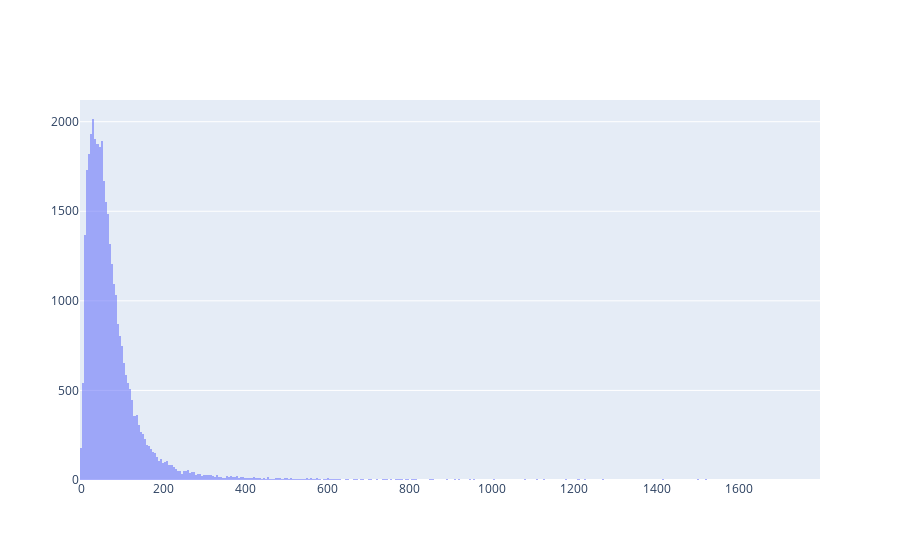

This figure's notebook cell:
### Markdown cell above
### Average readtime per session

### Code cell
# For each session, what was the average readtimes

## Average readtime per session
avg_read_times = df.groupby(by ='session_id')['read_time'].mean()

fig = go.Figure()
fig.add_trace(go.Histogram(x=avg_read_times))


# Overlay both histograms
fig.update_layout(barmode='overlay')
# Reduce opacity to see both histograms
fig.update_traces(opacity=0.55)
fig.show()

### Figure 1 — Plotly figure (JSON) as saved in the notebook; plotly's stock layout.template omitted (floating-point values rounded to 4 significant figures; data arrays with more than 128 entries replaced by an {"elided": "..."} marker saying what was removed)
{"data": [{"opacity": 0.55, "type": "histogram", "x": {"elided": "36795 float values"}}], "layout": {"barmode": "overlay"}}
